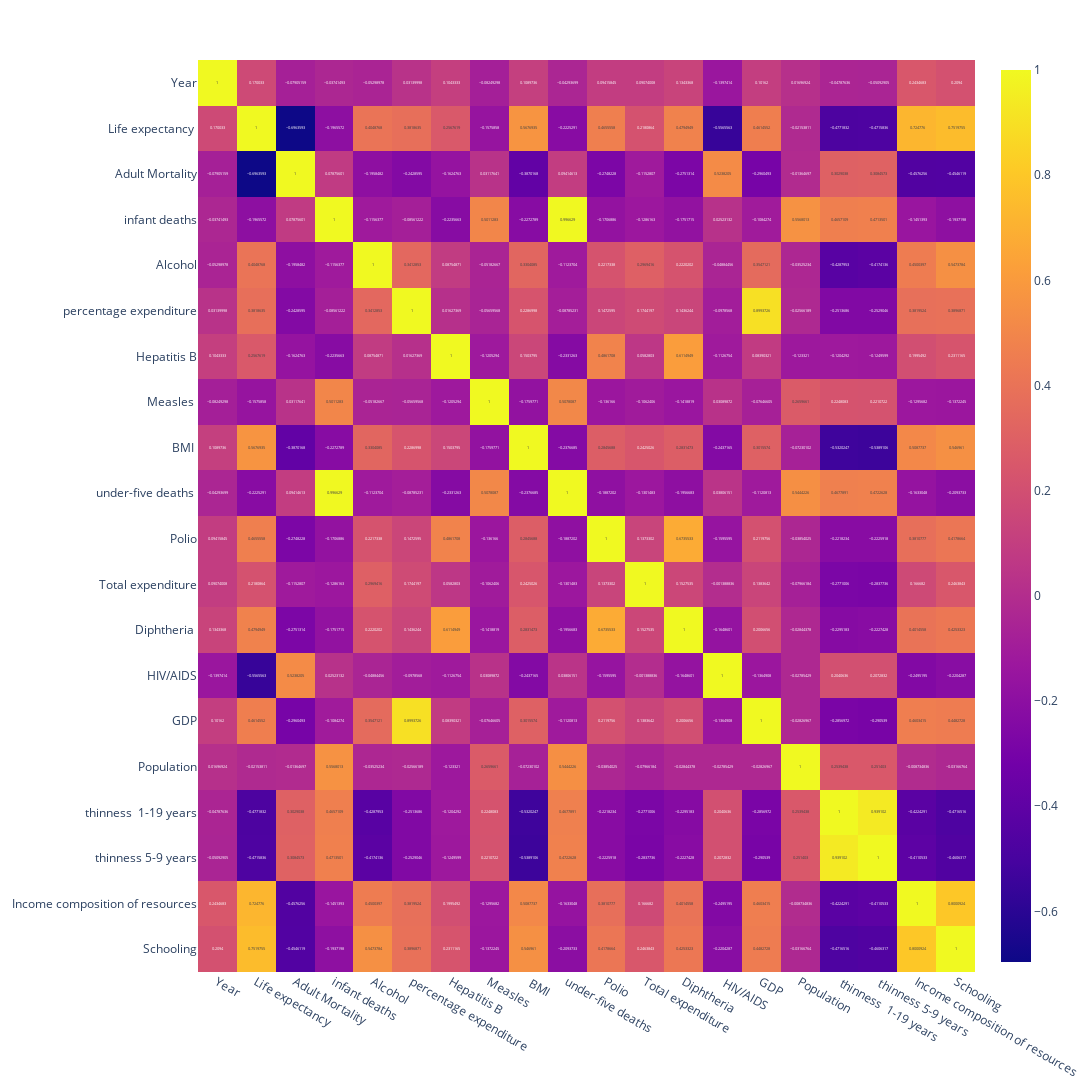

Notebook code for this chart:
### Markdown cell above
Heatmap that shows correlations in the whole dataset

### Code cell
heat_map=px.imshow(life_exp_dataframe.corr(), text_auto=True, aspect='auto', height=1300, width=1300)
heat_map

### Figure 1 — Plotly figure (JSON) as saved in the notebook; plotly's stock layout.template omitted (floating-point values rounded to 4 significant figures; data arrays with more than 128 entries replaced by an {"elided": "..."} marker saying what was removed)
{"data": [{"coloraxis": "coloraxis", "hovertemplate": "x: %{x}<br>y: %{y}<br>color: %{z}<extra></extra>", "name": "0", "texttemplate": "%{z}", "type": "heatmap", "x": ["Year", "Life expectancy ", "Adult Mortality", "infant deaths", "Alcohol", "percentage expenditure", "Hepatitis B", "Measles ", " BMI ", "under-five deaths ", "Polio", "Total expenditure", "Diphtheria ", " HIV/AIDS", "GDP", "Population", " thinness  1-19 years", " thinness 5-9 years", "Income composition of resources", "Schooling"], "xaxis": "x", "y": ["Year", "Life expectancy ", "Adult Mortality", "infant deaths", "Alcohol", "percentage expenditure", "Hepatitis B", "Measles ", " BMI ", "under-five deaths ", "Polio", "Total expenditure", "Diphtheria ", " HIV/AIDS", "GDP", "Population", " thinness  1-19 years", " thinness 5-9 years", "Income composition of resources", "Schooling"], "yaxis": "y", "z": {"elided": "20x20 float values"}}], "layout": {"coloraxis": {"colorscale": [[0, "#0d0887"], [0.1111, "#46039f"], [0.2222, "#7201a8"], [0.3333, "#9c179e"], [0.4444, "#bd3786"], [0.5556, "#d8576b"], [0.6667, "#ed7953"], [0.7778, "#fb9f3a"], [0.8889, "#fdca26"], [1, "#f0f921"]]}, "height": 1300, "margin": {"t": 60}, "width": 1300, "xaxis": {"anchor": "y", "domain": [0, 1]}, "yaxis": {"anchor": "x", "autorange": "reversed", "domain": [0, 1]}}}
